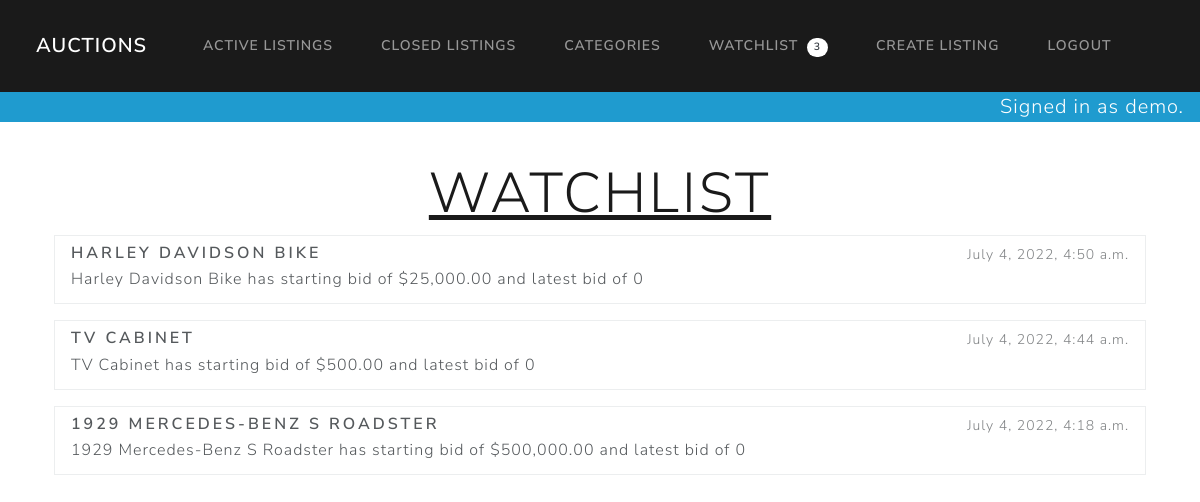
The app's page /watchlist (signed in) with its own data.
### auctions/models.py (models this page shows, shortened)
class User(AbstractUser):
    pass
    class Meta:
        verbose_name_plural = 'Users'

class auctionListings(models.Model):
    title = models.CharField(max_length=64, verbose_name="Title")
    description = models.TextField(verbose_name="Description", blank=True)
    startingBid = models.DecimalField(max_digits=19, decimal_places=2, validators=[MinValueValidator(limit_value=0)], verbose_name="Starting Bid")
    imageURL = models.URLField(blank=True, verbose_name="Image URL")
    category = models.CharField(max_length=64, blank=True, verbose_name="Category", default="No Category Listed")
    createdByUser = models.ForeignKey(User, on_delete=models.CASCADE, related_name="userAuctionListings")
    createDate = models.DateTimeField(auto_now_add=True)
    usersWatching = models.ManyToManyField(User, related_name="userWatch", blank=True)
    listingMaxBid = models.DecimalField(max_digits=19, decimal_places=2, validators=[MinValueValidator(limit_value=0)], verbose_name="Current Bid", null=True, blank=True)
    listingStatus = models.BooleanField(default=True)
    def __str__(self):
        startBid = customFilters.USD(self.startingBid)
        if self.listingMaxBid:
            maxBid = customFilters.USD(self.listingMaxBid)
        else:
            maxBid = 0
        return f"{self.title} has starting bid of {startBid} and latest bid of {maxBid}"
    class Meta:
        verbose_name_plural = 'Auction Listings'

### auctions/views.py (the view)
# urls.py: path("watchlist", views.watchlist, name="watchlist"),
@login_required
def watchlist(request):
    return render(request, "auctions/watchlist.html")

### auctions/templatetags/customFilters.py (called while the page is built)
@register.filter
def USD(value):
    return "${:,.2f}".format(value)

### auctions/templates/auctions/watchlist.html (shortened to what this page needs)
{% extends "auctions/layout.html" %}
{% block body %}
{% if user.is_authenticated %}
    <div class="row">
        <div class="col d-flex justify-content-center">
            <h2 class="display-4 text-decoration-underline">Watchlist</h2>
        </div>
    </div>
    {% for listing in user.userWatch.all|dictsortreversed:'createDate' %}
    <div class="container">
        <div class="row mb-3">
            <div class="col">
                <div class="list-group">
                    <a href="{% url 'listing' listing.id %}" class="list-group-item list-group-item-action flex-column align-items-start">
                        <div class="d-flex w-100 justify-content-between">
                            <h5 class="mb-1">{{ listing.title }}</h5>
                            <small class="text-muted">{{ listing.createDate }}</small>
                        </div>
                        <p class="mb-1">{{ listing }}</p>
                    </a>
                </div>
            </div>
        </div>
    </div>
    {% endfor %}
{% endif %}
{% endblock %}

### auctions/templates/auctions/layout.html (shortened to what this page needs)
{% load static %}
<!DOCTYPE html>
<html lang="en">
<head>
    <link href="https://cdn.jsdelivr.net/npm/bootswatch@5.1.3/dist/lux/bootstrap.min.css" rel="stylesheet">
    <link href="{% static 'auctions/styles.css' %}" rel="stylesheet">
    <link rel="stylesheet" href="https://cdn.jsdelivr.net/npm/bootstrap-icons@1.8.3/font/bootstrap-icons.css">
</head>
<body>
    <div class="row fixed-top">
        <div class="col">
            <div class="row mx-0 g-0">
                <div class="col">
                    <nav class="navbar navbar-expand-lg navbar-dark bg-primary">
                        <div class="container-fluid">
                            <a class="navbar-brand ms-4" href="{% url 'index' %}">Auctions</a>
                            <div class="navbar-collapse collapse" id="auctionsNavbar">
                                <ul class="navbar-nav me-auto ms-3">
                                    <li class="nav-item">
                                        <a class="nav-link {% block activeTab %}{% endblock %}" href="{% url 'index' %}">Active
                                            Listings</a>
                                    </li>
                                    <li class="nav-item">
                                        <a class="nav-link {% block closedTab %}{% endblock %}" href="{% url 'closed' %}">Closed
                                            Listings</a>
                                    </li>
                                    <li class="nav-item">
                                        <a class="nav-link {% block categoriesTab %}{% endblock %}"
                                            href="{% url 'categories' 'list' %}">Categories</a>
                                    </li>
                                    {% if user.is_authenticated %}
                                    <li class="nav-item">
                                        <a class="nav-link {% block watchlistTab %}{% endblock %}"
                                            href="{% url 'watchlist' %}">Watchlist
                                            <span class="badge badge-pill bg-secondary ms-1">{{ user.userWatch.all.count }}</span>
                                        </a>
                                    </li>
                                    <li class="nav-item">
                                        <a class="nav-link {% block createTab %}{% endblock %}"
                                            href="{% url 'createListing' %}">Create Listing</a>
                                    </li>
                                    <li class="nav-item">
                                        <a class="nav-link" href="{% url 'logout' %}">Logout</a>
                                    </li>
                                    {% endif %}
                                </ul>
                            </div>
                        </div>
                    </nav>
                </div>
            </div>
            <div class="row bg-info">
                <div class="col d-flex justify-content-end text-white fs-4 me-3">
                    {% if user.is_authenticated %}
                        Signed in as {{ user.username }}.
                    {% else %}
                        Not signed in.
                    {% endif %}
                </div>
            </div>
        </div>
    </div>
    <div class="container" id="bodyBlockTopPadding">
        {% block body %}
        {% endblock %}
    </div>
</body>
</html>

### auctions/static/auctions/styles.css (style rules this page uses)
* { box-sizing: border-box; }
#bodyBlockTopPadding { padding-top: 30vh; }
@media only screen and (orientation: landscape) { #bodyBlockTopPadding { padding-top: 38vh; } }
@media only screen and (min-width: 768px) { #bodyBlockTopPadding { padding-top: 20vh; } }

### records on screen
User: userWatch.all.count "3", username "demo"
auctionListings: title "HARLEY DAVIDSON BIKE", createDate "July 4, 2022, 4:50 a.m.", startingBid+listingMaxBid+title "Harley Davidson Bike has starting bid of $25,000.00 and latest bid of 0"
auctionListings: title "TV CABINET", createDate "July 4, 2022, 4:44 a.m.", startingBid+listingMaxBid+title "TV Cabinet has starting bid of $500.00 and latest bid of 0"
auctionListings: title "1929 MERCEDES-BENZ S ROADSTER", createDate "July 4, 2022, 4:18 a.m.", startingBid+listingMaxBid+title "1929 Mercedes-Benz S Roadster has starting bid of $500,000.00 and latest bid of 0"
